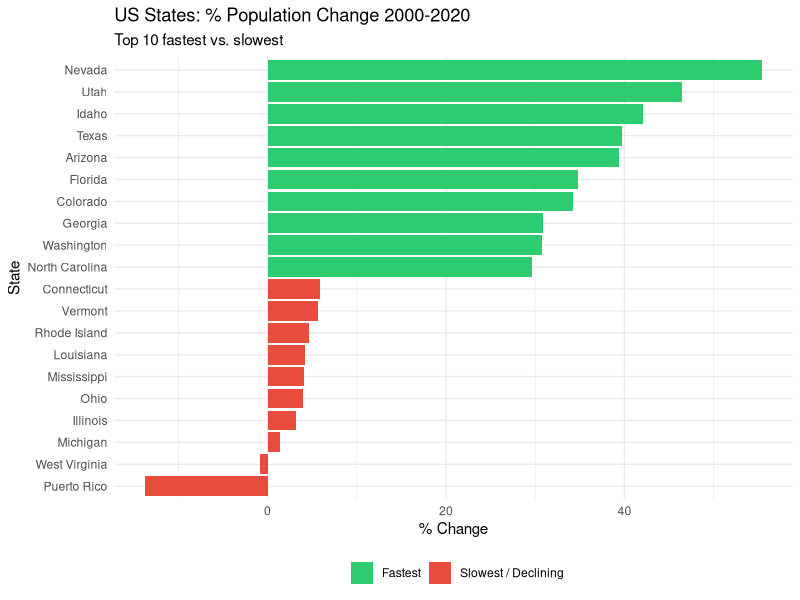
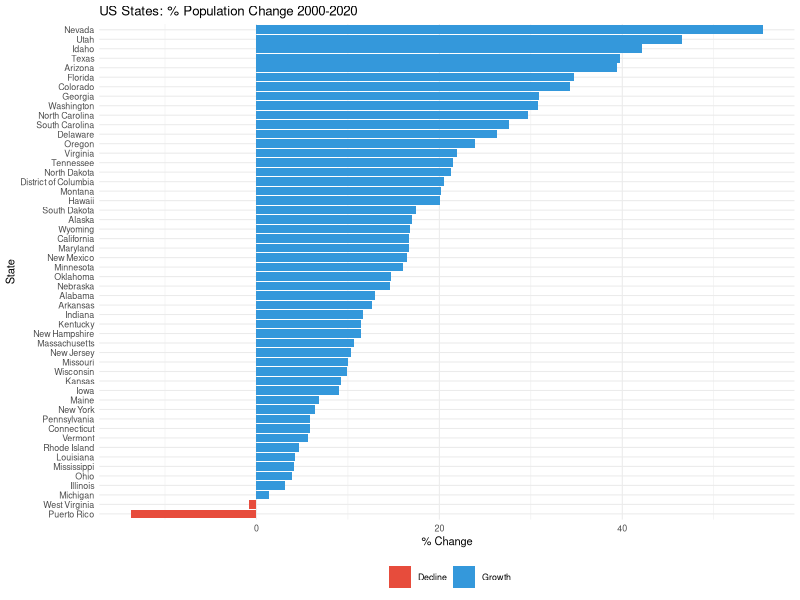
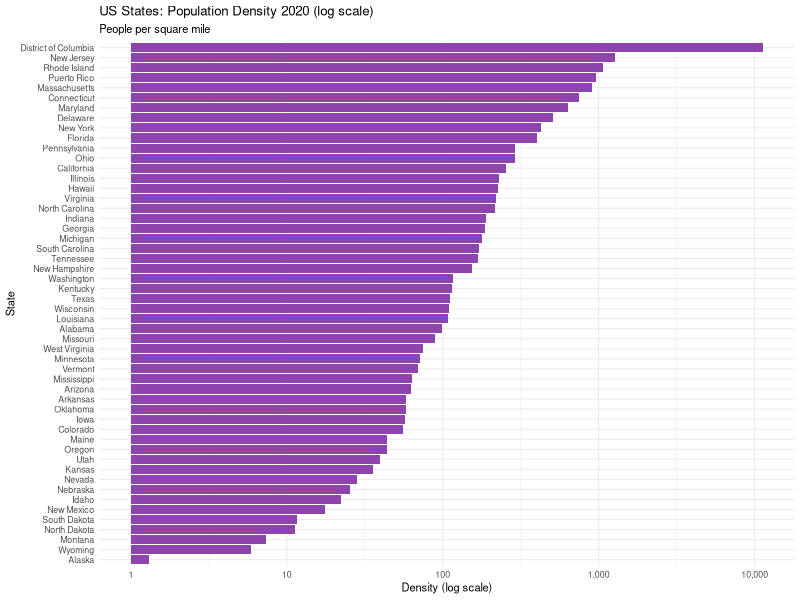
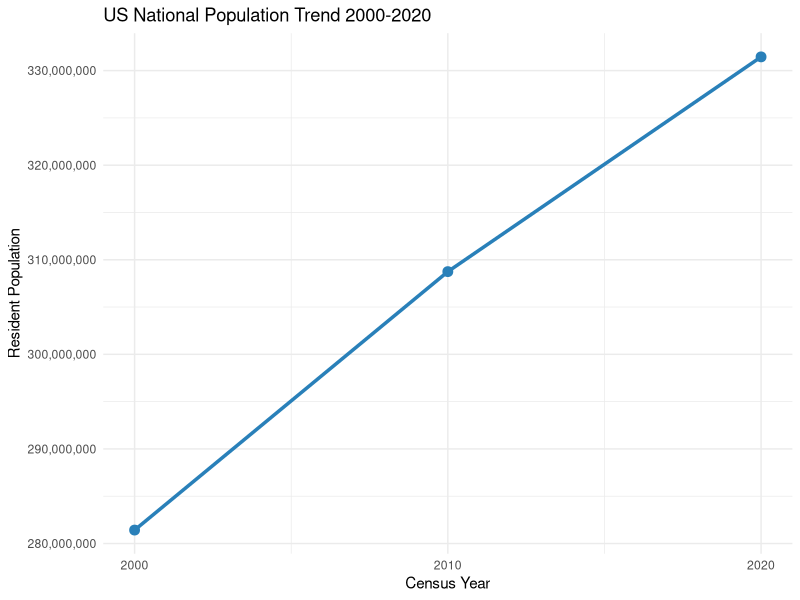
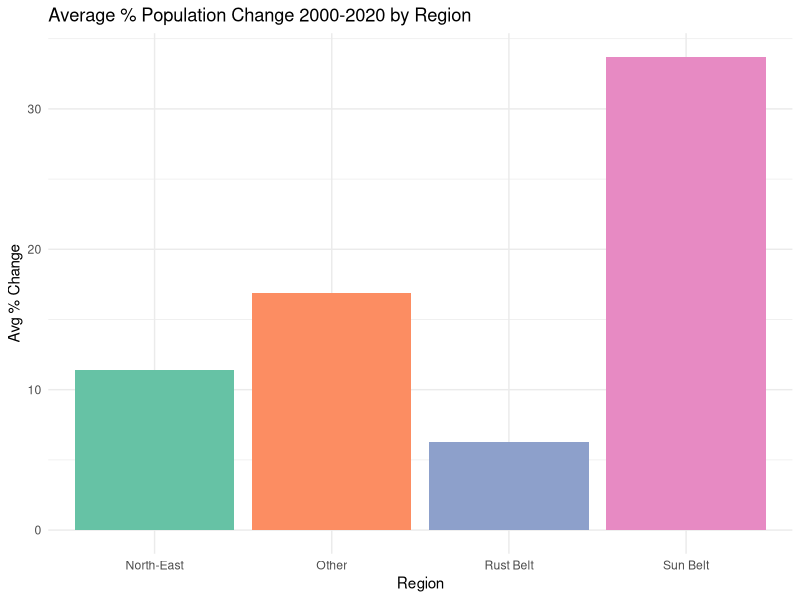
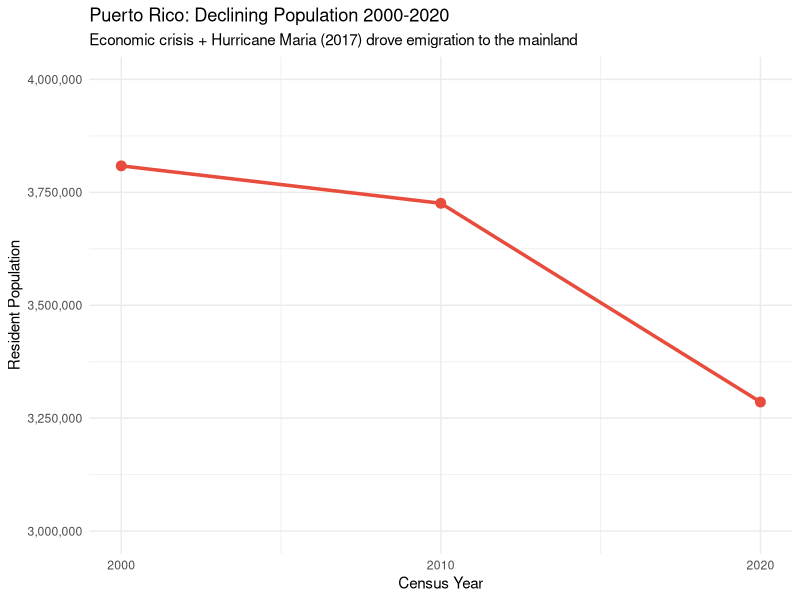
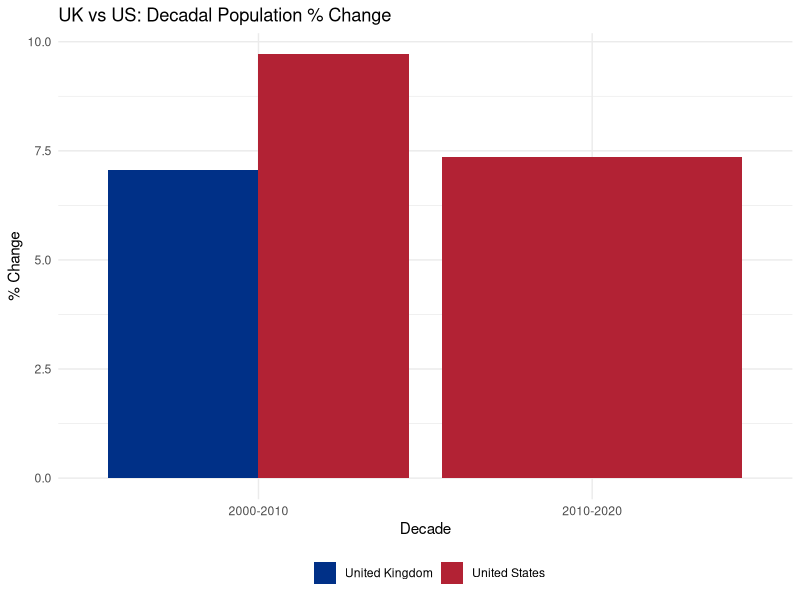
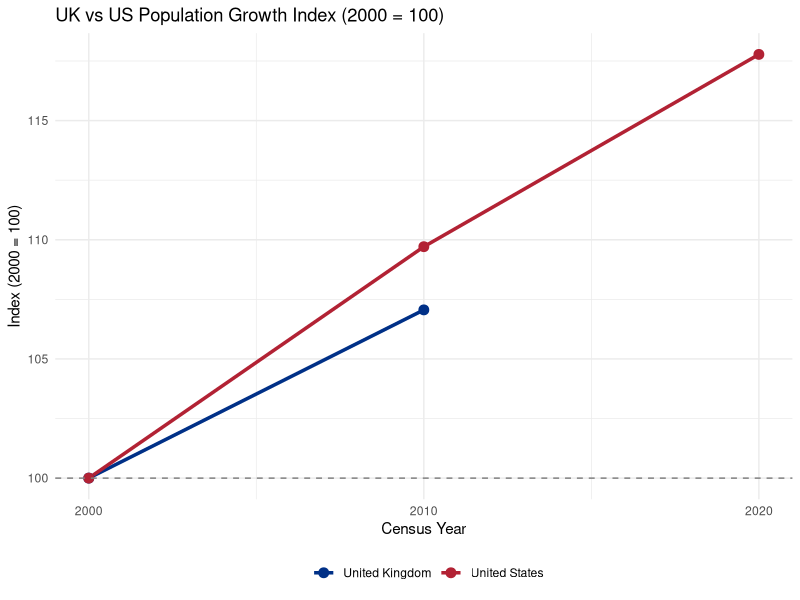

Write R code to recreate these figures, in order.
# Installing Packages
install.packages("ggplot2")
install.packages("dplyr")
install.packages("tidyr")
install.packages("readxl")
install.packages("scales")
library(ggplot2)
library(dplyr)
library(tidyr)
library(readxl)
library(scales)

# Load & Clean Data
# | The CSV uses commas in numbers (e.g. "5,024,279") so its stripped first
us_raw <- read.csv("data/US-PopulationDataByState.csv", header = TRUE, check.names = FALSE)

colnames(us_raw)[1] <- "State"
us_raw <- us_raw[, 1:10]
colnames(us_raw) <- c(
  "State",
  "Pop2020", "Density2020", "Rank2020",
  "Pop2010", "Density2010", "Rank2010",
  "Pop2000", "Density2000", "Rank2000"
)

# Remove blank rows
us_raw <- us_raw[us_raw$State != "" & !is.na(us_raw$State), ]

# Strip commas and convert to numbers
clean_num <- function(x) as.numeric(gsub(",", "", x))
us_raw[, 2:10] <- lapply(us_raw[, 2:10], clean_num)

us_raw

# Split national total from state rows
us_total  <- us_raw[us_raw$State == "United States", ]
us_states <- us_raw[us_raw$State != "United States", ]

# Task #1 - Population Change
us_states <- us_states %>%
  mutate(
    PctChange_00_10 = round((Pop2010 - Pop2000) / Pop2000 * 100, 2),
    PctChange_10_20 = round((Pop2020 - Pop2010) / Pop2010 * 100, 2),
    PctChange_00_20 = round((Pop2020 - Pop2000) / Pop2000 * 100, 2)
  )

us_states

# Fastest and slowest growing states 2000-2020
us_states %>% arrange(desc(PctChange_00_20)) %>% head(10)
us_states %>% arrange(PctChange_00_20) %>% head(10)

# | Nevada, Arizona, Utah and Idaho grew the fastest - warm climate and low costs.
# | Puerto Rico and West Virginia are the only ones that actually shrank.
# | Puerto Rico lost people due to economic collapse and Hurricane Maria (2017).
# | West Virginia shrank due to the decline of the coal industry.

# Task #2 - Plot: Fastest vs Slowest Growing States
top10    <- us_states %>% arrange(desc(PctChange_00_20)) %>% head(10) %>% mutate(Group = "Fastest")
bottom10 <- us_states %>% arrange(PctChange_00_20)      %>% head(10) %>% mutate(Group = "Slowest / Declining")

ggplot(bind_rows(top10, bottom10),
       aes(x = reorder(State, PctChange_00_20), y = PctChange_00_20, fill = Group)) +
  geom_col() +
  coord_flip() +
  scale_fill_manual(values = c("Fastest" = "#2ecc71", "Slowest / Declining" = "#e74c3c")) +
  labs(title = "US States: % Population Change 2000-2020",
       subtitle = "Top 10 fastest vs. slowest",
       x = "State", y = "% Change", fill = "") +
  theme_minimal() + theme(legend.position = "bottom")
ggsave(path = "export", filename = "us_pop_change_extremes.pdf", width = 10, height = 6)

# Task #3 - Plot: All States Population Change
ggplot(us_states, aes(x = reorder(State, PctChange_00_20), y = PctChange_00_20,
                      fill = PctChange_00_20 >= 0)) +
  geom_col() +
  coord_flip() +
  scale_fill_manual(values = c("TRUE" = "#3498db", "FALSE" = "#e74c3c"),
                    labels = c("TRUE" = "Growth", "FALSE" = "Decline")) +
  labs(title = "US States: % Population Change 2000-2020",
       x = "State", y = "% Change", fill = "") +
  theme_minimal(base_size = 8) + theme(legend.position = "bottom")
ggsave(path = "export", filename = "us_pop_change_all.pdf", width = 10, height = 12)

# Task #4 - Population Density
us_states %>% arrange(desc(Density2020)) %>% head(10)  # most dense
us_states %>% arrange(Density2020)       %>% head(10)  # least dense

# | DC is the densest (11,280/sq mile) because it is just one city with no rural land.
# | Alaska, Wyoming and Montana are the least dense - massive land areas, few people.
# | Dense areas have better services but are more expensive and polluted.
# | Sparse areas are cheaper but have poor access to services.

# Log scale needed because DC is such an extreme outlier it crushes all other bars
ggplot(us_states, aes(x = reorder(State, Density2020), y = Density2020)) +
  geom_col(fill = "#8e44ad") +
  coord_flip() +
  scale_y_log10(labels = comma) +
  labs(title = "US States: Population Density 2020 (log scale)",
       subtitle = "People per square mile",
       x = "State", y = "Density (log scale)") +
  theme_minimal(base_size = 8)
ggsave(path = "export", filename = "us_density_2020.pdf", width = 10, height = 12)

# Task #5 - US National Trend
us_total_long <- data.frame(
  Year       = c(2000, 2010, 2020),
  Population = c(us_total$Pop2000, us_total$Pop2010, us_total$Pop2020)
)

ggplot(us_total_long, aes(x = Year, y = Population)) +
  geom_line(colour = "#2980b9", linewidth = 1.2) +
  geom_point(colour = "#2980b9", size = 3) +
  scale_y_continuous(labels = comma) +
  scale_x_continuous(breaks = c(2000, 2010, 2020)) +
  labs(title = "US National Population Trend 2000-2020",
       x = "Census Year", y = "Resident Population") +
  theme_minimal()
ggsave(path = "export", filename = "us_national_trend.pdf", width = 8, height = 5)

# Task #6 - Regional Breakdown
sun_belt   <- c("Florida", "Georgia", "South Carolina", "North Carolina",
                "Texas", "Arizona", "Nevada", "California", "New Mexico", "Utah")
rust_belt  <- c("Michigan", "Ohio", "Pennsylvania", "Indiana", "Illinois",
                "Wisconsin", "West Virginia", "Kentucky", "Missouri")
north_east <- c("New York", "New Jersey", "Massachusetts", "Connecticut",
                "Rhode Island", "Vermont", "New Hampshire", "Maine",
                "Maryland", "Delaware", "District of Columbia")

us_states <- us_states %>%
  mutate(Region = case_when(
    State %in% sun_belt   ~ "Sun Belt",
    State %in% rust_belt  ~ "Rust Belt",
    State %in% north_east ~ "North-East",
    TRUE                  ~ "Other"
  ))

region_summary <- us_states %>%
  group_by(Region) %>%
  summarise(AvgChange = mean(PctChange_00_20, na.rm = TRUE))
region_summary

ggplot(region_summary, aes(x = Region, y = AvgChange, fill = Region)) +
  geom_col() +
  scale_fill_brewer(palette = "Set2") +
  labs(title = "Average % Population Change 2000-2020 by Region",
       x = "Region", y = "Avg % Change") +
  theme_minimal() + theme(legend.position = "none")
ggsave(path = "export", filename = "us_region_change.pdf", width = 8, height = 5)

# | Sun Belt grew the fastest - warm weather, lower taxes and lots of new jobs.
# | Rust Belt grew the slowest - manufacturing collapsed over recent decades.

# Task #7 - Anomaly: Puerto Rico
# | Puerto Rico lost around 523,000 people between 2000 and 2020 (about 14%).
# | Main causes: economic recession, bankruptcy in 2017, and Hurricane Maria
# | which killed thousands and pushed 130,000+ to permanently move to Florida.
# | This links to the gun crime coursework - you need population to calculate
# | per-capita rates, otherwise the numbers are meaningless.

pr_long <- us_states %>%
  filter(State == "Puerto Rico") %>%
  select(State, Pop2000, Pop2010, Pop2020) %>%
  pivot_longer(cols = c(Pop2000, Pop2010, Pop2020), names_to = "Year", values_to = "Population") %>%
  mutate(Year = as.integer(gsub("Pop", "", Year)))

ggplot(pr_long, aes(x = Year, y = Population)) +
  geom_line(colour = "#e74c3c", linewidth = 1.2) +
  geom_point(colour = "#e74c3c", size = 3) +
  scale_y_continuous(labels = comma, limits = c(3000000, 4000000)) +
  scale_x_continuous(breaks = c(2000, 2010, 2020)) +
  labs(title = "Puerto Rico: Declining Population 2000-2020",
       subtitle = "Economic crisis + Hurricane Maria (2017) drove emigration to the mainland",
       x = "Census Year", y = "Resident Population") +
  theme_minimal()
ggsave(path = "export", filename = "puerto_rico_decline.pdf", width = 8, height = 5)

# Task #8 - Climate Change: Coastal States
# | States near sea level face rising seas and more hurricanes.
# | If people are moving away, we'd expect slower population growth there.

coastal <- c("Florida", "Louisiana", "Virginia", "New Jersey", "Maryland",
             "North Carolina", "South Carolina", "Delaware", "Connecticut", "Rhode Island")

us_states %>%
  filter(State %in% coastal) %>%
  select(State, PctChange_00_10, PctChange_10_20, PctChange_00_20) %>%
  arrange(PctChange_00_20)

# | Florida and South Carolina are still growing fast - people aren't leaving yet.
# | Louisiana barely grew 2000-2010 because of Hurricane Katrina (2005).
# | One big event can completely distort a decade of data.

# Task #9 - Why Does Population Data Matter for Gun Crime?
# | Raw death counts mean nothing without knowing how many people live there.
# | You divide deaths by population to get a rate you can actually compare.
# | Dense urban areas have more deaths in total, but rural states often have
# | higher rates because of gun suicide. Population size explains a lot.

# Task #12 - UK vs US Population Comparison
# | UK census years (2001, 2011, 2021) are slightly off from the US ones but
# | close enough to compare growth decade by decade.

uk_pop <- read_excel("data/uk-population-growth-since-1982.xls")
uk_pop$Estimates <- as.numeric(uk_pop$Estimates)
uk_pop$Year <- as.numeric(uk_pop$Year)
uk_pop

uk_census <- uk_pop %>%
  filter(Year %in% c(2001, 2011, 2020)) %>%
  select(Year, Estimates) %>%
  arrange(Year)
uk_census

uk_change <- uk_census %>%
  mutate(
    PctChange = round((Estimates - lag(Estimates)) / lag(Estimates) * 100, 2),
    Decade    = case_when(Year == 2011 ~ "2000-2010", Year == 2020 ~ "2010-2020", TRUE ~ NA_character_),
    Country   = "United Kingdom"
  ) %>%
  filter(!is.na(PctChange)) %>%
  select(Decade, PctChange, Country)
uk_change

us_change <- data.frame(
  Decade    = c("2000-2010", "2010-2020"),
  PctChange = c(
    round((us_total$Pop2010 - us_total$Pop2000) / us_total$Pop2000 * 100, 2),
    round((us_total$Pop2020 - us_total$Pop2010) / us_total$Pop2010 * 100, 2)
  ),
  Country = "United States"
)
us_change


combined <- bind_rows(uk_change, us_change)
combined

# Task #13 - Plot: UK vs US % Change by Decade
ggplot(combined, aes(x = Decade, y = PctChange, fill = Country)) +
  geom_col(position = "dodge") +
  scale_fill_manual(values = c("United Kingdom" = "#003087", "United States" = "#B22234")) +
  labs(title = "UK vs US: Decadal Population % Change",
       x = "Decade", y = "% Change", fill = "") +
  theme_minimal() + theme(legend.position = "bottom")
ggsave(path = "export", filename = "uk_us_pop_change.pdf", width = 8, height = 5)

# Task #14 - Plot: UK vs US Growth Index (2000 = 100)
# | Indexing to 100 lets us compare growth regardless of country size

uk_index <- data.frame(
  Year    = c(2000, 2010, 2020)[seq_len(nrow(uk_census))],
  Index   = uk_census$Estimates / uk_census$Estimates[1] * 100,
  Country = "United Kingdom"
)

us_index <- data.frame(
  Year = c(2000, 2010, 2020),
  Population = c(us_total$Pop2000, us_total$Pop2010, us_total$Pop2020)
) %>%
  mutate(Index = Population / first(Population) * 100,
         Country = "United States") %>%
  select(Year, Index, Country)

ggplot(bind_rows(uk_index, us_index),
       aes(x = Year, y = Index, colour = Country, group = Country)) +
  geom_line(linewidth = 1.2) +
  geom_point(size = 3) +
  geom_hline(yintercept = 100, linetype = "dashed", colour = "grey50") +
  scale_colour_manual(values = c("United Kingdom" = "#003087", "United States" = "#B22234")) +
  scale_x_continuous(breaks = c(2000, 2010, 2020)) +
  labs(title = "UK vs US Population Growth Index (2000 = 100)",
       x = "Census Year", y = "Index (2000 = 100)", colour = "") +
  theme_minimal() + theme(legend.position = "bottom")
ggsave(path = "export", filename = "uk_us_index.pdf", width = 8, height = 5)

# Observations - UK vs US
# | Both countries slowed down 2010-2020 and both were hit by the 2008 financial crisis.
# | The US grows faster overall due to higher immigration and birth rates.
# | The UK grew more in 2000-2010 because of a big wave of EU migrants after 2004.
# | US hurricanes (Katrina 2005, Maria 2017) have no UK equivalent.
# | Good tie-breaker countries: Canada (similar to US), Australia (similar to UK).
# | Events that affected both: 2008 financial crisis and COVID-19 in 2020.
